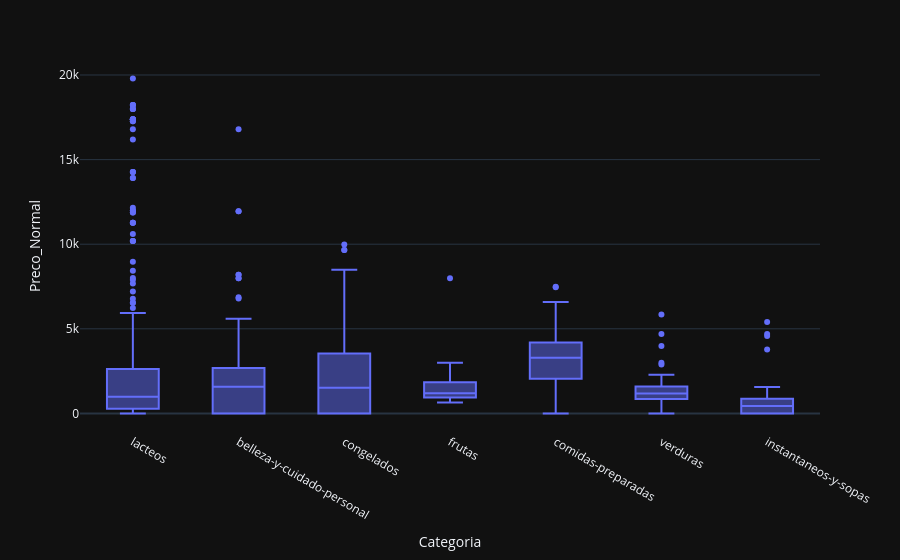

Notebook cell for this chart:
### Markdown cell above
Dica: Para trazer apenas os dados da categoria que você deseja você pode usar o df.loc[df['Categoria'] == 'CATEGORIA ESCOLHIDA'

### Code cell
#Boxplot do preço normal geral
fig = px.box(df, x="Categoria", y="Preco_Normal")
fig.show()

### Figure 1 — Plotly figure (JSON) as saved in the notebook; plotly's stock layout.template omitted (floating-point values rounded to 4 significant figures; data arrays with more than 128 entries replaced by an {"elided": "..."} marker saying what was removed)
{"data": [{"alignmentgroup": "True", "hovertemplate": "Categoria=%{x}<br>Preco_Normal=%{y}<extra></extra>", "legendgroup": "", "marker": {"color": "#636efa"}, "name": "", "notched": false, "offsetgroup": "", "orientation": "v", "showlegend": false, "x": {"elided": "1107 str values"}, "x0": " ", "xaxis": "x", "y": {"elided": "1107 int values"}, "y0": " ", "yaxis": "y", "type": "box"}], "layout": {"xaxis": {"anchor": "y", "domain": [0.0, 1.0], "title": {"text": "Categoria"}}, "yaxis": {"anchor": "x", "domain": [0.0, 1.0], "title": {"text": "Preco_Normal"}}, "legend": {"tracegroupgap": 0}, "margin": {"t": 60}, "boxmode": "group"}}
